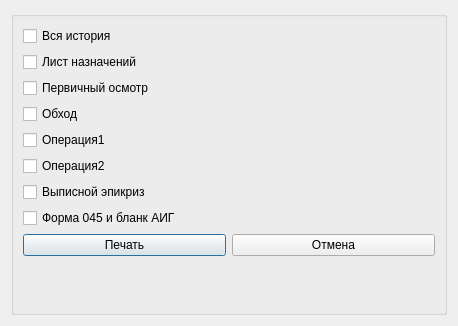
<?xml version="1.0" encoding="UTF-8"?>
<ui version="4.0">
 <class>PrintWindow</class>
 <widget class="QDialog" name="PrintWindow">
  <property name="geometry">
   <rect>
    <x>0</x>
    <y>0</y>
    <width>458</width>
    <height>326</height>
   </rect>
  </property>
  <property name="windowTitle">
   <string>Печать документов</string>
  </property>
  <layout class="QGridLayout" name="gridLayout_2">
   <item row="0" column="0">
    <widget class="QGroupBox" name="groupBox">
     <property name="title">
      <string/>
     </property>
     <layout class="QGridLayout" name="gridLayout">
      <item row="4" column="0">
       <widget class="QCheckBox" name="Operation1">
        <property name="text">
         <string>Операция1</string>
        </property>
       </widget>
      </item>
      <item row="6" column="0">
       <widget class="QCheckBox" name="Epicrisis">
        <property name="text">
         <string>Выписной эпикриз</string>
        </property>
       </widget>
      </item>
      <item row="2" column="0">
       <widget class="QCheckBox" name="FirstExamination">
        <property name="text">
         <string>Первичный осмотр</string>
        </property>
       </widget>
      </item>
      <item row="3" column="0">
       <widget class="QCheckBox" name="RoundExamination">
        <property name="text">
         <string>Обход</string>
        </property>
       </widget>
      </item>
      <item row="0" column="0">
       <widget class="QCheckBox" name="Hystory">
        <property name="text">
         <string>Вся история</string>
        </property>
       </widget>
      </item>
      <item row="5" column="0">
       <widget class="QCheckBox" name="Operation2">
        <property name="text">
         <string>Операция2</string>
        </property>
       </widget>
      </item>
      <item row="9" column="0">
       <layout class="QHBoxLayout" name="horizontalLayout">
        <item>
         <widget class="QPushButton" name="PrintButton">
          <property name="text">
           <string>Печать</string>
          </property>
         </widget>
        </item>
        <item>
         <widget class="QPushButton" name="CancelButton">
          <property name="text">
           <string>Отмена</string>
          </property>
         </widget>
        </item>
       </layout>
      </item>
      <item row="1" column="0">
       <widget class="QCheckBox" name="AppointmentList">
        <property name="text">
         <string>Лист назначений</string>
        </property>
       </widget>
      </item>
      <item row="10" column="0">
       <widget class="QLabel" name="LoadLable">
        <property name="text">
         <string/>
        </property>
       </widget>
      </item>
      <item row="7" column="0">
       <widget class="QCheckBox" name="Form045">
        <property name="text">
         <string>Форма 045 и бланк АИГ</string>
        </property>
       </widget>
      </item>
     </layout>
    </widget>
   </item>
  </layout>
 </widget>
 <resources/>
 <connections/>
</ui>
